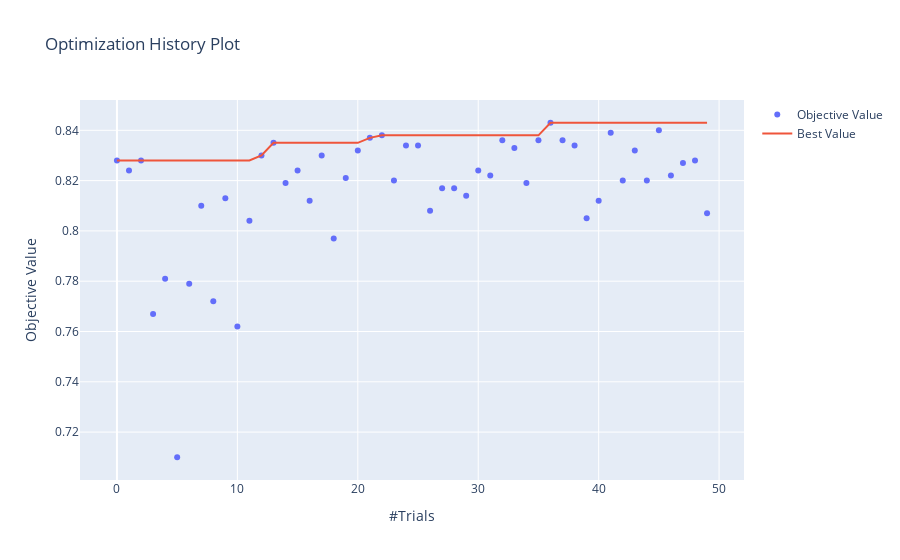

Notebook code cell kept with this figure:
### Code cell
plot_optimization_history(study)
